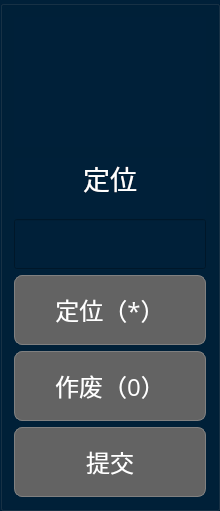
       <widget class="QGroupBox" name="groupBox_5">
        <property name="minimumSize">
         <size>
          <width>180</width>
          <height>511</height>
         </size>
        </property>
        <property name="maximumSize">
         <size>
          <width>220</width>
          <height>511</height>
         </size>
        </property>
        <property name="styleSheet">
         <string notr="true">background-color: rgb(0, 32, 57);</string>
        </property>
        <property name="title">
         <string/>
        </property>
        <layout class="QVBoxLayout" name="verticalLayout_4">
         <item>
          <widget class="QLabel" name="label_locate">
           <property name="maximumSize">
            <size>
             <width>200</width>
             <height>200</height>
            </size>
           </property>
           <property name="font">
            <font>
             <pointsize>32</pointsize>
             <weight>75</weight>
             <bold>true</bold>
            </font>
           </property>
           <property name="styleSheet">
            <string notr="true">color: rgb(255, 255, 255);</string>
           </property>
           <property name="text">
            <string>&lt;html&gt;&lt;head/&gt;&lt;body&gt;&lt;p&gt;&lt;br/&gt;&lt;/p&gt;&lt;/body&gt;&lt;/html&gt;</string>
           </property>
           <property name="alignment">
            <set>Qt::AlignCenter</set>
           </property>
          </widget>
         </item>
         <item>
          <widget class="QLabel" name="label">
           <property name="minimumSize">
            <size>
             <width>0</width>
             <height>60</height>
            </size>
           </property>
           <property name="maximumSize">
            <size>
             <width>16777215</width>
             <height>50</height>
            </size>
           </property>
           <property name="font">
            <font>
             <pointsize>20</pointsize>
            </font>
           </property>
           <property name="layoutDirection">
            <enum>Qt::LeftToRight</enum>
           </property>
           <property name="styleSheet">
            <string notr="true">color: rgb(255, 255, 255);</string>
           </property>
           <property name="text">
            <string>定位</string>
           </property>
           <property name="alignment">
            <set>Qt::AlignHCenter|Qt::AlignTop</set>
           </property>
           <property name="textInteractionFlags">
            <set>Qt::LinksAccessibleByMouse</set>
           </property>
          </widget>
         </item>
         <item>
          <widget class="QLineEdit" name="lineEdit_2">
           <property name="enabled">
            <bool>true</bool>
           </property>
           <property name="minimumSize">
            <size>
             <width>0</width>
             <height>50</height>
            </size>
           </property>
           <property name="font">
            <font>
             <pointsize>20</pointsize>
            </font>
           </property>
           <property name="styleSheet">
            <string notr="true">color: rgb(255, 255, 255);</string>
           </property>
           <property name="text">
            <string/>
           </property>
           <property name="alignment">
            <set>Qt::AlignCenter</set>
           </property>
          </widget>
         </item>
         <item>
          <widget class="QPushButton" name="button_locate">
           <property name="enabled">
            <bool>false</bool>
           </property>
           <property name="minimumSize">
            <size>
             <width>120</width>
             <height>50</height>
            </size>
           </property>
           <property name="maximumSize">
            <size>
             <width>200</width>
             <height>70</height>
            </size>
           </property>
           <property name="font">
            <font>
             <family>方正粗黑宋简体</family>
             <pointsize>18</pointsize>
            </font>
           </property>
           <property name="styleSheet">
            <string notr="true">QPushButton{color: rgb(255, 255, 255);background:rgb(180, 45, 55);border:1px solid grey; border-radius: 8px;}
QPushButton:hover{border-color:rgb(139,170,105)}
QPushButton:pressed{border-color:gray;background-color: rgb(114, 58, 62);}
QPushButton:disabled{border-color:gray;background-color: rgb(99, 99, 99);
}</string>
           </property>
           <property name="text">
            <string>定位（*）</string>
           </property>
          </widget>
         </item>
         <item>
          <widget class="QPushButton" name="button_useless">
           <property name="enabled">
            <bool>false</bool>
           </property>
           <property name="minimumSize">
            <size>
             <width>120</width>
             <height>50</height>
            </size>
           </property>
           <property name="maximumSize">
            <size>
             <width>200</width>
             <height>70</height>
            </size>
           </property>
           <property name="font">
            <font>
             <family>方正粗黑宋简体</family>
             <pointsize>18</pointsize>
             <weight>50</weight>
             <bold>false</bold>
            </font>
           </property>
           <property name="styleSheet">
            <string notr="true">QPushButton{color: rgb(255, 255, 255);background:rgb(180, 45, 55);border:1px solid grey; border-radius: 8px;}
QPushButton:hover{border-color:rgb(139,170,105)}
QPushButton:pressed{border-color:gray;background-color: rgb(114, 58, 62);}
QPushButton:disabled{border-color:gray;background-color: rgb(99, 99, 99);
}</string>
           </property>
           <property name="text">
            <string>作废（0）</string>
           </property>
          </widget>
         </item>
         <item>
          <widget class="QPushButton" name="button_summit">
           <property name="enabled">
            <bool>false</bool>
           </property>
           <property name="minimumSize">
            <size>
             <width>120</width>
             <height>40</height>
            </size>
           </property>
           <property name="maximumSize">
            <size>
             <width>200</width>
             <height>70</height>
            </size>
           </property>
           <property name="font">
            <font>
             <family>方正粗黑宋简体</family>
             <pointsize>18</pointsize>
            </font>
           </property>
           <property name="styleSheet">
            <string notr="true">QPushButton{color: rgb(255, 255, 255);background:rgb(50, 73, 138);border:1px solid grey; border-radius: 8px;}
QPushButton:hover{border-color:rgb(139,170,105)}
QPushButton:pressed{border-color:gray;background-color:rgb(54, 65, 97);}
QPushButton:disabled{border-color:gray;background-color: rgb(99, 99, 99);
}</string>
           </property>
           <property name="text">
            <string>提交</string>
           </property>
          </widget>
         </item>
        </layout>
       </widget>
